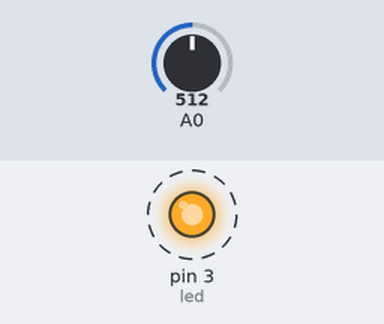
The sketch below on a simulated Arduino Uno, built with avr-gcc and run on an emulated ATmega328P. Shown: output pins drawn as LEDs (lit = HIGH). Dashed ring = blinking. Inputs (shaded band) come from the test bench; at power-on: A0 = 512. What the sketch prints to the serial monitor is not drawn.

Above: at 0.3 s.
Timing chart, 0 to 3.0 s (numbered marks = the images above):
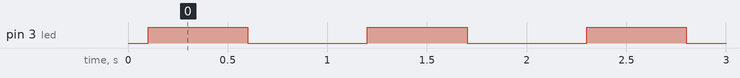

The sketch:

analogreadpart2.ino
```cpp
int led = 3;

void setup() {
  // put your setup code here, to run once:
  // start serial communications
  Serial.begin(9600);
  pinMode(led, OUTPUT);
}

void loop() {
  // put your main code here, to run repeatedly:
  // print out the value read from the potentiometer on pin A0
  Serial.println( analogRead(A0) );
  delay(100);
  digitalWrite(led, HIGH);
  delay(500);
  digitalWrite(led, LOW);
  delay(500);
}
```

button.ino
```cpp

```

Measured:
- by itself, pin 3 (led): alternates HIGH for 0.50 s and LOW for 0.60 s
